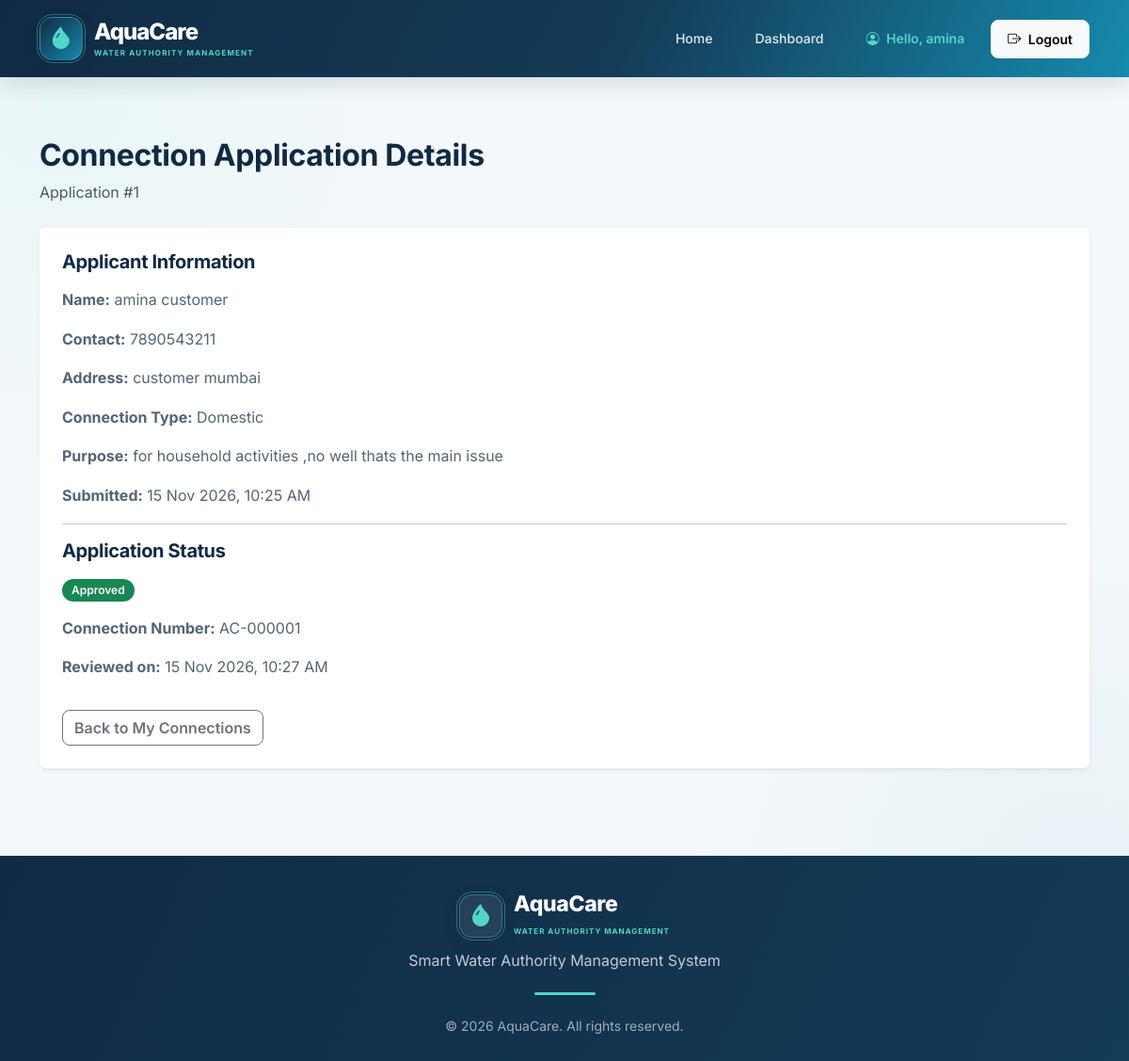
The page /connections/1/ (signed in) on the database its author committed.
### accounts/models.py (models this page shows, shortened)
class CustomUser(AbstractUser):
    class Role(models.TextChoices):
        CUSTOMER = 'CUSTOMER', 'Customer'
        STAFF = 'STAFF', 'Water Authority Staff'
        MANAGER = 'MANAGER', 'Department Manager'
    role = models.CharField(
        max_length=20,
        choices=Role.choices,
        default=Role.CUSTOMER
    )
    phone_number = models.CharField(
        max_length=15,
        blank=True,
        null=True
    )
    address = models.TextField(
        blank=True,
        null=True
    )

### customers/models.py (models this page shows, shortened)
class WaterConnection(models.Model):
    class ConnectionType(models.TextChoices):
        DOMESTIC = 'DOMESTIC', 'Domestic'
        COMMERCIAL = 'COMMERCIAL', 'Commercial'
        INDUSTRIAL = 'INDUSTRIAL', 'Industrial'
    class Status(models.TextChoices):
        PENDING = 'PENDING', 'Pending'
        APPROVED = 'APPROVED', 'Approved'
        REJECTED = 'REJECTED', 'Rejected'
    customer = models.ForeignKey(
        settings.AUTH_USER_MODEL,
        on_delete=models.CASCADE,
        related_name='water_connections'
    )
    connection_number = models.CharField(
        max_length=30,
        unique=True,
        blank=True,
        null=True
    )
    applicant_name = models.CharField(max_length=150)
    contact_number = models.CharField(max_length=15)
    property_address = models.TextField()
    connection_type = models.CharField(
        max_length=20,
        choices=ConnectionType.choices,
        default=ConnectionType.DOMESTIC
    )
    purpose = models.TextField(
        help_text='Explain why you need this water connection.'
    )
    status = models.CharField(
        max_length=20,
        choices=Status.choices,
        default=Status.PENDING
    )
    staff_remarks = models.TextField(blank=True)
    reviewed_by = models.ForeignKey(
        settings.AUTH_USER_MODEL,
        on_delete=models.SET_NULL,
        null=True,
        blank=True,
        related_name='reviewed_water_connections'
    )
    submitted_at = models.DateTimeField(auto_now_add=True)
    reviewed_at = models.DateTimeField(
        null=True,
        blank=True
    )
    class Meta:
        ordering = ['-submitted_at']

### customers/views.py (the view)
@role_required(CustomUser.Role.CUSTOMER)
def connection_detail(request, connection_id):
    connection = get_object_or_404(
        WaterConnection,
        id=connection_id,
        customer=request.user
    )
    return render(
        request,
        'customers/connection_detail.html',
        {'connection': connection}
    )

### templates/customers/connection_detail.html (shortened to what this page needs)
{% extends 'base.html' %}
{% block content %}
<div class="container py-5">
    <div class="mb-4">
        <h2>Connection Application Details</h2>
        <p class="text-muted">
            Application #{{ connection.id }}
        </p>
    </div>
    <div class="card border-0 shadow-sm">
        <div class="card-body p-4">
            <h5 class="mb-3">Applicant Information</h5>
            <p><strong>Name:</strong> {{ connection.applicant_name }}</p>
            <p><strong>Contact:</strong> {{ connection.contact_number }}</p>
            <p><strong>Address:</strong> {{ connection.property_address }}</p>
            <p>
                <strong>Connection Type:</strong>
                {{ connection.get_connection_type_display }}
            </p>
            <p><strong>Purpose:</strong> {{ connection.purpose }}</p>
            <p>
                <strong>Submitted:</strong>
                {{ connection.submitted_at|date:"d M Y, h:i A" }}
            </p>
            <hr>
            <h5 class="mb-3">Application Status</h5>
            {% if connection.status == 'APPROVED' %}
                <span class="badge bg-success">Approved</span>
            {% elif connection.status == 'REJECTED' %}
                <span class="badge bg-danger">Rejected</span>
            {% else %}
                <span class="badge bg-warning text-dark">Pending</span>
            {% endif %}
            {% if connection.connection_number %}
                <p class="mt-3">
                    <strong>Connection Number:</strong>
                    {{ connection.connection_number }}
                </p>
            {% endif %}
            {% if connection.reviewed_at %}
                <p>
                    <strong>Reviewed on:</strong>
                    {{ connection.reviewed_at|date:"d M Y, h:i A" }}
                </p>
            {% endif %}
            <a href="{% url 'my_connections' %}"
               class="btn btn-outline-secondary mt-3">
                Back to My Connections
            </a>
        </div>
    </div>
</div>
{% endblock %}

### templates/base.html (shortened to what this page needs)
{% load static %}
<!DOCTYPE html>
<html lang="en">
<head>
    <link href="https://cdn.jsdelivr.net/npm/bootstrap@5.3.3/dist/css/bootstrap.min.css"
          rel="stylesheet">
    <link rel="stylesheet"
          href="https://cdn.jsdelivr.net/npm/bootstrap-icons@1.11.3/font/bootstrap-icons.min.css">
    <link rel="stylesheet" href="{% static 'css/style.css' %}">
</head>
<body>
    <nav class="navbar navbar-expand-lg navbar-dark aquacare-navbar">
        <div class="container">
            <a class="navbar-brand aqua-brand" href="{% url 'home' %}">
                <span class="aqua-logo-icon">
                    <i class="bi bi-droplet-fill"></i>
                </span>
                <span class="aqua-brand-text">
                    <strong>AquaCare</strong>
                    <small>WATER AUTHORITY MANAGEMENT</small>
                </span>
            </a>
            <div class="collapse navbar-collapse" id="mainNavbar">
                <ul class="navbar-nav ms-auto align-items-lg-center">
                    <li class="nav-item">
                        <a class="nav-link" href="{% url 'home' %}">
                            Home
                        </a>
                    </li>
                    {% if user.is_authenticated %}
                        {% if user.role == 'CUSTOMER' %}
                            <li class="nav-item">
                                <a class="nav-link"
                                   href="{% url 'customer_dashboard' %}">
                                    Dashboard
                                </a>
                            </li>
                        {% endif %}
                        <li class="nav-item">
                            <span class="nav-link user-welcome">
                                <i class="bi bi-person-circle me-1"></i>
                                Hello, {{ user.first_name|default:user.username }}
                            </span>
                        </li>
                        <li class="nav-item ms-lg-2">
                            <form method="POST" action="{% url 'logout' %}">
                                <button type="submit"
                                        class="btn btn-light btn-sm logout-btn">
                                    <i class="bi bi-box-arrow-right me-1"></i>
                                    Logout
                                </button>
                            </form>
                        </li>
                    {% endif %}
                </ul>
            </div>
        </div>
    </nav>
    <main class="main-content">
        {% block content %}
        {% endblock %}
    </main>
    <footer class="aquacare-footer">
        <div class="container">
            <div class="footer-brand">
                <span class="aqua-logo-icon footer-logo-icon">
                    <i class="bi bi-droplet-fill"></i>
                </span>
                <div class="footer-brand-text">
                    <h5>AquaCare</h5>
                    <small>WATER AUTHORITY MANAGEMENT</small>
                </div>
            </div>
            <p class="footer-description">
                Smart Water Authority Management System
            </p>
            <div class="footer-divider"></div>
            <small class="footer-copyright">
                © 2026 AquaCare. All rights reserved.
            </small>
        </div>
    </footer>
</body>
</html>

### rows shown on the page
CustomUser: first_name "amina"
WaterConnection: id "1", applicant_name "amina customer", contact_number "7890543211", property_address "customer mumbai", connection_type "Domestic", purpose "for household activities ,no well thats the main issue", submitted_at "15 Nov 2026, 10:25 AM", connection_number "AC-000001", reviewed_at "15 Nov 2026, 10:27 AM"
